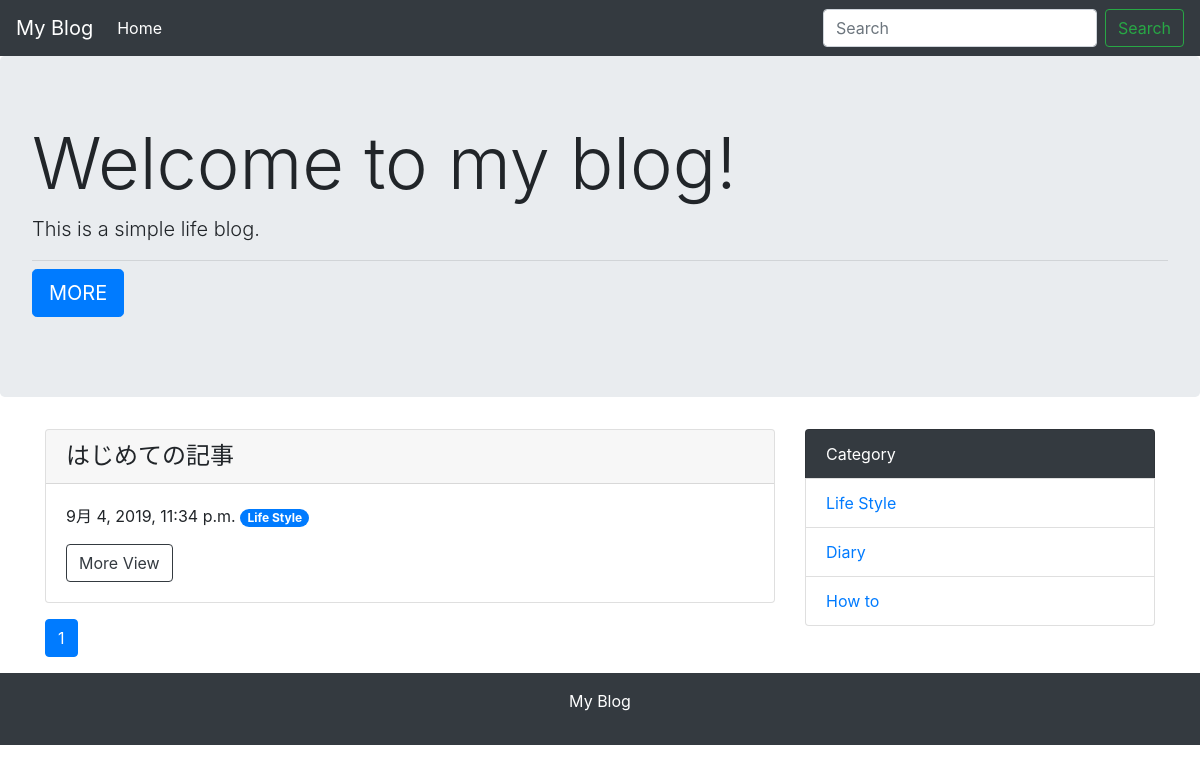
Page /category/1 on the committed database.
### blog/models.py (models this page shows, shortened)
class Post(models.Model):
    title = models.CharField('タイトル', max_length=150)
    text = models.TextField('本文')
    created_at = models.DateTimeField('作成日', default=timezone.now)
    category = models.ForeignKey(
        Category, verbose_name='カテゴリ', on_delete=models.PROTECT
    )

class Category(models.Model):
    name = models.CharField('カテゴリ名', max_length=150)
    def __str__(self):
        return self.name

### blog/views.py (the view)
# urls.py: path('category/<int:pk>', views.CategoryView.as_view(), name='category'),
class CategoryView(generic.ListView):
    model = Post
    paginate_by = 10
    def get_queryset(self):
        category_pk = self.kwargs['pk']
        queryset = Post.objects.order_by('-created_at').filter(category__pk=category_pk)
        return queryset

### blog/context_processors.py (called while the page is built)
def common(request):
    context = {
        'category_list':Category.objects.all(),
    }
    return context

### blog/templatetags/mytag.py (called while the page is built)
@register.simple_tag
def url_replace(request, field, value):
    url_dict = request.GET.copy()
    url_dict[field] = value
    return url_dict.urlencode()

### blog/templates/blog/post_list.html
{% extends 'blog/base.html' %}
{% block content %}
{% for post in post_list %}
    <div class="card mb-3">
     <h4 class="card-header bg-gray">{{ post.title }}</h4>
      <div class="card-body">
        <p>{{ post.created_at }} <span class="badge badge-pill badge-primary">{{ post.category }}</span></p>
        <a href="{% url 'blog:detail' post.pk %}" class="btn btn-outline-dark">More View</a>
      </div>
    </div>
{% endfor %}
    {% include 'blog/page.html' %}
{% endblock %}

### blog/templates/blog/base.html (shortened to what this page needs)
<!doctype html>
<html lang="ja">
  <head>
    <link rel="stylesheet" href="https://maxcdn.bootstrapcdn.com/bootstrap/4.0.0-beta.2/css/bootstrap.min.css">
  </head>
  <body>
  <nav class="navbar navbar-expand-lg navbar-dark bg-dark">
  <a class="navbar-brand" href="{% url 'blog:index' %}">My Blog</a>
  <div class="collapse navbar-collapse" id="navbarSupportedContent">
    <ul class="navbar-nav mr-auto">
      <li class="nav-item active">
        <a class="nav-link" href="{% url 'blog:index' %}">Home <span class="sr-only">(current)</span></a>
      </li>
    </ul>
    <form class="form-inline my-2 my-lg-0" method="GET" action="{% url 'blog:index' %}">
      <input class="form-control mr-sm-2" type="text" placeholder="Search" aria-label="Search" name="keyword">
      <button class="btn btn-outline-success my-2 my-sm-0" type="submit">Search</button>
    </form>
  </div>
</nav>
<div class="jumbotron">
  <h1 class="display-3">Welcome to my blog!</h1>
  <p class="lead">This is a simple life blog.</p>
  <hr class="my-2">
  <p class="lead">
    <a class="btn btn-primary btn-lg" href="#!" role="button">MORE</a>
  </p>
</div>
  <div class="container">
      <div class="row">
          <div class="col-md-8">
                    {% block content %}
                    {% endblock %}
          </div>
          <div class="col-md-4">
            <ul class="list-group mb-3">
              <li class="list-group-item bg-dark text-white">Category</li>
              {% for category in category_list %}
                  <li class="list-group-item"><a href="{% url 'blog:category' category.pk %}">{{ category }}</a></li>
              {% endfor %}
            </ul>
          </div>
      </div>
  </div>
    <footer class="bg-dark text-white text-center py-3">
        <p>My Blog</p>
    </footer>
  </body>
</html>

### rows in the picture
Post: title "はじめての記事", created_at "9月 4, 2019, 11:34 p.m.", category "Life Style"
Category: name "Life Style"
Category: name "Diary"
Category: name "How to"

### other values in the picture
{{ link_page }} "1"
